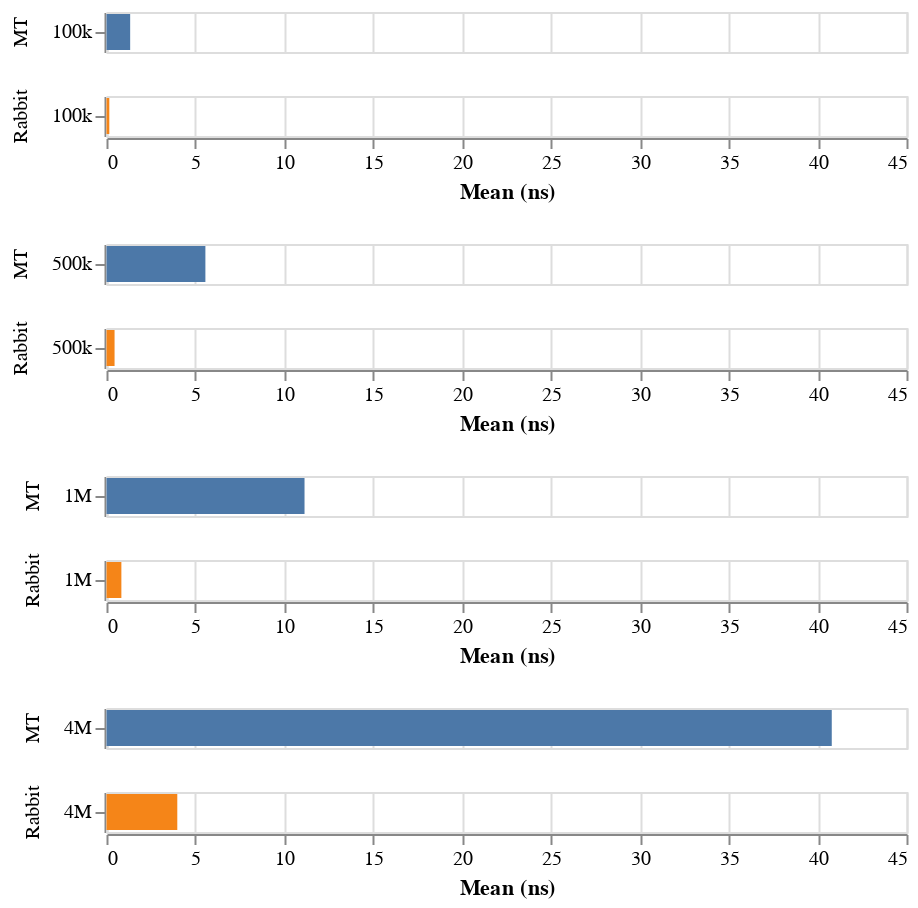

Notebook code for this chart:
### Code cell
def create_chart_for_msg_size(messageSize):
    return m_base.mark_bar().transform_filter(
        alt.datum.MessageSize == messageSize
    ).encode(
        x=alt.X('MeanNs:Q', title='Mean (ns)'),
        y=alt.Y('MessageSize:O', title=None).axis(format='.0s'),
        color=alt.Color('Method:N',title=None, legend=None),
        row=alt.Row('Method:O', title=None,)
    )

charts = [create_chart_for_msg_size(messageSize) for messageSize in messageSizes]
alt.vconcat(*charts, center=True).resolve_scale(x='shared').resolve_axis(x='shared', y='shared')

### Figure 1 — Vega-Lite specification as saved in the notebook (floating-point values rounded to 4 significant figures)
{"config": {"view": {"continuousWidth": 300, "continuousHeight": 300}}, "vconcat": [{"mark": {"type": "bar"}, "encoding": {"color": {"field": "Method", "legend": null, "title": null, "type": "nominal"}, "row": {"field": "Method", "title": null, "type": "ordinal"}, "x": {"field": "MeanNs", "title": "Mean (ns)", "type": "quantitative"}, "y": {"axis": {"format": ".0s"}, "field": "MessageSize", "title": null, "type": "ordinal"}}, "transform": [{"calculate": "datum.MessageSize / 1024", "as": "MessageSizeKB"}, {"calculate": "datum.Mean / 1000", "as": "MeanNs"}, {"filter": "(datum.MessageSize === 102400)"}], "width": 400}, {"mark": {"type": "bar"}, "encoding": {"color": {"field": "Method", "legend": null, "title": null, "type": "nominal"}, "row": {"field": "Method", "title": null, "type": "ordinal"}, "x": {"field": "MeanNs", "title": "Mean (ns)", "type": "quantitative"}, "y": {"axis": {"format": ".0s"}, "field": "MessageSize", "title": null, "type": "ordinal"}}, "transform": [{"calculate": "datum.MessageSize / 1024", "as": "MessageSizeKB"}, {"calculate": "datum.Mean / 1000", "as": "MeanNs"}, {"filter": "(datum.MessageSize === 524288)"}], "width": 400}, {"mark": {"type": "bar"}, "encoding": {"color": {"field": "Method", "legend": null, "title": null, "type": "nominal"}, "row": {"field": "Method", "title": null, "type": "ordinal"}, "x": {"field": "MeanNs", "title": "Mean (ns)", "type": "quantitative"}, "y": {"axis": {"format": ".0s"}, "field": "MessageSize", "title": null, "type": "ordinal"}}, "transform": [{"calculate": "datum.MessageSize / 1024", "as": "MessageSizeKB"}, {"calculate": "datum.Mean / 1000", "as": "MeanNs"}, {"filter": "(datum.MessageSize === 1048576)"}], "width": 400}, {"mark": {"type": "bar"}, "encoding": {"color": {"field": "Method", "legend": null, "title": null, "type": "nominal"}, "row": {"field": "Method", "title": null, "type": "ordinal"}, "x": {"field": "MeanNs", "title": "Mean (ns)", "type": "quantitative"}, "y": {"axis": {"format": ".0s"}, "field": "MessageSize", "title": null, "type": "ordinal"}}, "transform": [{"calculate": "datum.MessageSize / 1024", "as": "MessageSizeKB"}, {"calculate": "datum.Mean / 1000", "as": "MeanNs"}, {"filter": "(datum.MessageSize === 4194304)"}], "width": 400}], "center": true, "data": {"name": "data-d9361cc6db8a47e49ff347af25058870"}, "resolve": {"axis": {"x": "shared", "y": "shared"}, "scale": {"x": "shared"}}, "$schema": "https://vega.github.io/schema/vega-lite/v5.17.0.json", "datasets": {"data-d9361cc6db8a47e49ff347af25058870": [{"Method": "Rabbit", "Job": "Job-QEYFXV", "AnalyzeLaunchVariance": false, "EvaluateOverhead": "Default", "MaxAbsoluteError": "Default", "MaxRelativeError": "Default", "MinInvokeCount": "Default", "MinIterationTime": "Default", "OutlierMode": "Default", "Affinity": 11111111111111111111, "EnvironmentVariables": "Empty", "Jit": "RyuJit", "LargeAddressAware": "Default", "Platform": "X64", "PowerPlanMode": "8c5e7fda-e8bf-4a96-9a85-a6e23a8c635c", "Runtime": ".NET 8.0", "AllowVeryLargeObjects": false, "Concurrent": true, "CpuGroups": false, "Force": true, "HeapAffinitizeMask": "Default", "HeapCount": "Default", "NoAffinitize": false, "RetainVm": false, "Server": false, "Arguments": "Default", "BuildConfiguration": "Default", "Clock": "Default", "EngineFactory": "Default", "NuGetReferences": "Default", "Toolchain": "Default", "IsMutator": "Default", "InvocationCount": 1, "IterationCount": "Default", "IterationTime": "Default", "LaunchCount": "Default", "MaxIterationCount": "Default", "MaxWarmupIterationCount": "Default", "MemoryRandomization": "Default", "MinIterationCount": "Default", "MinWarmupIterationCount": "Default", "RunStrategy": "Default", "UnrollFactor": 1, "WarmupCount": "Default", "MessageSize": 102400, "Mean": 158.9, "Error": 8.29, "StdDev": 24.31, "Median": 157.1, "Min": 119.8, "Max": 213.8, "Ratio": 1.0, "RatioSD": 0.0}, {"Method": "MT", "Job": "Job-QEYFXV", "AnalyzeLaunchVariance": false, "EvaluateOverhead": "Default", "MaxAbsoluteError": "Default", "MaxRelativeError": "Default", "MinInvokeCount": "Default", "MinIterationTime": "Default", "OutlierMode": "Default", "Affinity": 11111111111111111111, "EnvironmentVariables": "Empty", "Jit": "RyuJit", "LargeAddressAware": "Default", "Platform": "X64", "PowerPlanMode": "8c5e7fda-e8bf-4a96-9a85-a6e23a8c635c", "Runtime": ".NET 8.0", "AllowVeryLargeObjects": false, "Concurrent": true, "CpuGroups": false, "Force": true, "HeapAffinitizeMask": "Default", "HeapCount": "Default", "NoAffinitize": false, "RetainVm": false, "Server": false, "Arguments": "Default", "BuildConfiguration": "Default", "Clock": "Default", "EngineFactory": "Default", "NuGetReferences": "Default", "Toolchain": "Default", "IsMutator": "Default", "InvocationCount": 1, "IterationCount": "Default", "IterationTime": "Default", "LaunchCount": "Default", "MaxIterationCount": "Default", "MaxWarmupIterationCount": "Default", "MemoryRandomization": "Default", "MinIterationCount": "Default", "MinWarmupIterationCount": "Default", "RunStrategy": "Default", "UnrollFactor": 1, "WarmupCount": "Default", "MessageSize": 102400, "Mean": 1331.0, "Error": 48.29, "StdDev": 126.4, "Median": 1319.0, "Min": 1126.0, "Max": 1708.0, "Ratio": 8.57, "RatioSD": 1.62}, {"Method": "Rabbit", "Job": "Job-QEYFXV", "AnalyzeLaunchVariance": false, "EvaluateOverhead": "Default", "MaxAbsoluteError": "Default", "MaxRelativeError": "Default", "MinInvokeCount": "Default", "MinIterationTime": "Default", "OutlierMode": "Default", "Affinity": 11111111111111111111, "EnvironmentVariables": "Empty", "Jit": "RyuJit", "LargeAddressAware": "Default", "Platform": "X64", "PowerPlanMode": "8c5e7fda-e8bf-4a96-9a85-a6e23a8c635c", "Runtime": ".NET 8.0", "AllowVeryLargeObjects": false, "Concurrent": true, "CpuGroups": false, "Force": true, "HeapAffinitizeMask": "Default", "HeapCount": "Default", "NoAffinitize": false, "RetainVm": false, "Server": false, "Arguments": "Default", "BuildConfiguration": "Default", "Clock": "Default", "EngineFactory": "Default", "NuGetReferences": "Default", "Toolchain": "Default", "IsMutator": "Default", "InvocationCount": 1, "IterationCount": "Default", "IterationTime": "Default", "LaunchCount": "Default", "MaxIterationCount": "Default", "MaxWarmupIterationCount": "Default", "MemoryRandomization": "Default", "MinIterationCount": "Default", "MinWarmupIterationCount": "Default", "RunStrategy": "Default", "UnrollFactor": 1, "WarmupCount": "Default", "MessageSize": 524288, "Mean": 453.6, "Error": 10.95, "StdDev": 31.77, "Median": 456.1, "Min": 379.5, "Max": 534.2, "Ratio": 1.0, "RatioSD": 0.0}, {"Method": "MT", "Job": "Job-QEYFXV", "AnalyzeLaunchVariance": false, "EvaluateOverhead": "Default", "MaxAbsoluteError": "Default", "MaxRelativeError": "Default", "MinInvokeCount": "Default", "MinIterationTime": "Default", "OutlierMode": "Default", "Affinity": 11111111111111111111, "EnvironmentVariables": "Empty", "Jit": "RyuJit", "LargeAddressAware": "Default", "Platform": "X64", "PowerPlanMode": "8c5e7fda-e8bf-4a96-9a85-a6e23a8c635c", "Runtime": ".NET 8.0", "AllowVeryLargeObjects": false, "Concurrent": true, "CpuGroups": false, "Force": true, "HeapAffinitizeMask": "Default", "HeapCount": "Default", "NoAffinitize": false, "RetainVm": false, "Server": false, "Arguments": "Default", "BuildConfiguration": "Default", "Clock": "Default", "EngineFactory": "Default", "NuGetReferences": "Default", "Toolchain": "Default", "IsMutator": "Default", "InvocationCount": 1, "IterationCount": "Default", "IterationTime": "Default", "LaunchCount": "Default", "MaxIterationCount": "Default", "MaxWarmupIterationCount": "Default", "MemoryRandomization": "Default", "MinIterationCount": "Default", "MinWarmupIterationCount": "Default", "RunStrategy": "Default", "UnrollFactor": 1, "WarmupCount": "Default", "MessageSize": 524288, "Mean": 5563.0, "Error": 426.6, "StdDev": 1189.0, "Median": 5201.0, "Min": 4051.0, "Max": 8880.0, "Ratio": 12.31, "RatioSD": 2.84}, {"Method": "Rabbit", "Job": "Job-QEYFXV", "AnalyzeLaunchVariance": false, "EvaluateOverhead": "Default", "MaxAbsoluteError": "Default", "MaxRelativeError": "Default", "MinInvokeCount": "Default", "MinIterationTime": "Default", "OutlierMode": "Default", "Affinity": 11111111111111111111, "EnvironmentVariables": "Empty", "Jit": "RyuJit", "LargeAddressAware": "Default", "Platform": "X64", "PowerPlanMode": "8c5e7fda-e8bf-4a96-9a85-a6e23a8c635c", "Runtime": ".NET 8.0", "AllowVeryLargeObjects": false, "Concurrent": true, "CpuGroups": false, "Force": true, "HeapAffinitizeMask": "Default", "HeapCount": "Default", "NoAffinitize": false, "RetainVm": false, "Server": false, "Arguments": "Default", "BuildConfiguration": "Default", "Clock": "Default", "EngineFactory": "Default", "NuGetReferences": "Default", "Toolchain": "Default", "IsMutator": "Default", "InvocationCount": 1, "IterationCount": "Default", "IterationTime": "Default", "LaunchCount": "Default", "MaxIterationCount": "Default", "MaxWarmupIterationCount": "Default", "MemoryRandomization": "Default", "MinIterationCount": "Default", "MinWarmupIterationCount": "Default", "RunStrategy": "Default", "UnrollFactor": 1, "WarmupCount": "Default", "MessageSize": 1048576, "Mean": 836.8, "Error": 17.11, "StdDev": 50.17, "Median": 833.4, "Min": 724.1, "Max": 952.0, "Ratio": 1.0, "RatioSD": 0.0}, {"Method": "MT", "Job": "Job-QEYFXV", "AnalyzeLaunchVariance": false, "EvaluateOverhead": "Default", "MaxAbsoluteError": "Default", "MaxRelativeError": "Default", "MinInvokeCount": "Default", "MinIterationTime": "Default", "OutlierMode": "Default", "Affinity": 11111111111111111111, "EnvironmentVariables": "Empty", "Jit": "RyuJit", "LargeAddressAware": "Default", "Platform": "X64", "PowerPlanMode": "8c5e7fda-e8bf-4a96-9a85-a6e23a8c635c", "Runtime": ".NET 8.0", "AllowVeryLargeObjects": false, "Concurrent": true, "CpuGroups": false, "Force": true, "HeapAffinitizeMask": "Default", "HeapCount": "Default", "NoAffinitize": false, "RetainVm": false, "Server": false, "Arguments": "Default", "BuildConfiguration": "Default", "Clock": "Default", "EngineFactory": "Default", "NuGetReferences": "Default", "Toolchain": "Default", "IsMutator": "Default", "InvocationCount": 1, "IterationCount": "Default", "IterationTime": "Default", "LaunchCount": "Default", "MaxIterationCount": "Default", "MaxWarmupIterationCount": "Default", "MemoryRandomization": "Default", "MinIterationCount": "Default", "MinWarmupIterationCount": "Default", "RunStrategy": "Default", "UnrollFactor": 1, "WarmupCount": "Default", "MessageSize": 1048576, "Mean": 11140.0, "Error": 508.3, "StdDev": 1450.0, "Median": 10820.0, "Min": 9188.0, "Max": 14990.0, "Ratio": 13.35, "RatioSD": 1.91}, {"Method": "Rabbit", "Job": "Job-QEYFXV", "AnalyzeLaunchVariance": false, "EvaluateOverhead": "Default", "MaxAbsoluteError": "Default", "MaxRelativeError": "Default", "MinInvokeCount": "Default", "MinIterationTime": "Default", "OutlierMode": "Default", "Affinity": 11111111111111111111, "EnvironmentVariables": "Empty", "Jit": "RyuJit", "LargeAddressAware": "Default", "Platform": "X64", "PowerPlanMode": "8c5e7fda-e8bf-4a96-9a85-a6e23a8c635c", "Runtime": ".NET 8.0", "AllowVeryLargeObjects": false, "Concurrent": true, "CpuGroups": false, "Force": true, "HeapAffinitizeMask": "Default", "HeapCount": "Default", "NoAffinitize": false, "RetainVm": false, "Server": false, "Arguments": "Default", "BuildConfiguration": "Default", "Clock": "Default", "EngineFactory": "Default", "NuGetReferences": "Default", "Toolchain": "Default", "IsMutator": "Default", "InvocationCount": 1, "IterationCount": "Default", "IterationTime": "Default", "LaunchCount": "Default", "MaxIterationCount": "Default", "MaxWarmupIterationCount": "Default", "MemoryRandomization": "Default", "MinIterationCount": "Default", "MinWarmupIterationCount": "Default", "RunStrategy": "Default", "UnrollFactor": 1, "WarmupCount": "Default", "MessageSize": 4194304, "Mean": 3982.0, "Error": 158.1, "StdDev": 463.8, "Median": 3841.0, "Min": 3224.0, "Max": 5212.0, "Ratio": 1.0, "RatioSD": 0.0}, {"Method": "MT", "Job": "Job-QEYFXV", "AnalyzeLaunchVariance": false, "EvaluateOverhead": "Default", "MaxAbsoluteError": "Default", "MaxRelativeError": "Default", "MinInvokeCount": "Default", "MinIterationTime": "Default", "OutlierMode": "Default", "Affinity": 11111111111111111111, "EnvironmentVariables": "Empty", "Jit": "RyuJit", "LargeAddressAware": "Default", "Platform": "X64", "PowerPlanMode": "8c5e7fda-e8bf-4a96-9a85-a6e23a8c635c", "Runtime": ".NET 8.0", "AllowVeryLargeObjects": false, "Concurrent": true, "CpuGroups": false, "Force": true, "HeapAffinitizeMask": "Default", "HeapCount": "Default", "NoAffinitize": false, "RetainVm": false, "Server": false, "Arguments": "Default", "BuildConfiguration": "Default", "Clock": "Default", "EngineFactory": "Default", "NuGetReferences": "Default", "Toolchain": "Default", "IsMutator": "Default", "InvocationCount": 1, "IterationCount": "Default", "IterationTime": "Default", "LaunchCount": "Default", "MaxIterationCount": "Default", "MaxWarmupIterationCount": "Default", "MemoryRandomization": "Default", "MinIterationCount": "Default", "MinWarmupIterationCount": "Default", "RunStrategy": "Default", "UnrollFactor": 1, "WarmupCount": "Default", "MessageSize": 4194304, "Mean": 40800.0, "Error": 1005.0, "StdDev": 2818.0, "Median": 40830.0, "Min": 34970.0, "Max": 46010.0, "Ratio": 10.42, "RatioSD": 1.46}]}}
